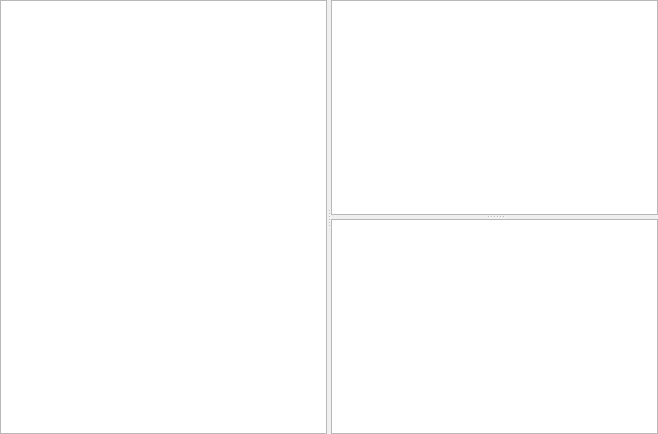
<?xml version="1.0" encoding="UTF-8"?>
<ui version="4.0">
 <class>TModelWidget</class>
 <widget class="QWidget" name="TModelWidget">
  <property name="geometry">
   <rect>
    <x>0</x>
    <y>0</y>
    <width>658</width>
    <height>434</height>
   </rect>
  </property>
  <property name="windowTitle">
   <string>Form</string>
  </property>
  <layout class="QGridLayout" name="gridLayout">
   <property name="leftMargin">
    <number>0</number>
   </property>
   <property name="topMargin">
    <number>0</number>
   </property>
   <property name="rightMargin">
    <number>0</number>
   </property>
   <property name="bottomMargin">
    <number>0</number>
   </property>
   <property name="spacing">
    <number>0</number>
   </property>
   <item row="0" column="0">
    <widget class="QSplitter" name="splitter_2">
     <property name="orientation">
      <enum>Qt::Horizontal</enum>
     </property>
     <widget class="QWidget" name="verticalLayoutWidget_3">
      <layout class="QVBoxLayout" name="verticalLayout_3">
       <item>
        <widget class="QTreeView" name="treeView"/>
       </item>
      </layout>
     </widget>
     <widget class="QSplitter" name="splitter">
      <property name="orientation">
       <enum>Qt::Vertical</enum>
      </property>
      <widget class="QWidget" name="verticalLayoutWidget">
       <layout class="QVBoxLayout" name="verticalLayout">
        <item>
         <widget class="QTableView" name="tableView"/>
        </item>
       </layout>
      </widget>
      <widget class="QWidget" name="verticalLayoutWidget_2">
       <layout class="QVBoxLayout" name="verticalLayout_2">
        <item>
         <widget class="QListView" name="listView"/>
        </item>
       </layout>
      </widget>
     </widget>
    </widget>
   </item>
  </layout>
 </widget>
 <resources/>
 <connections/>
</ui>
